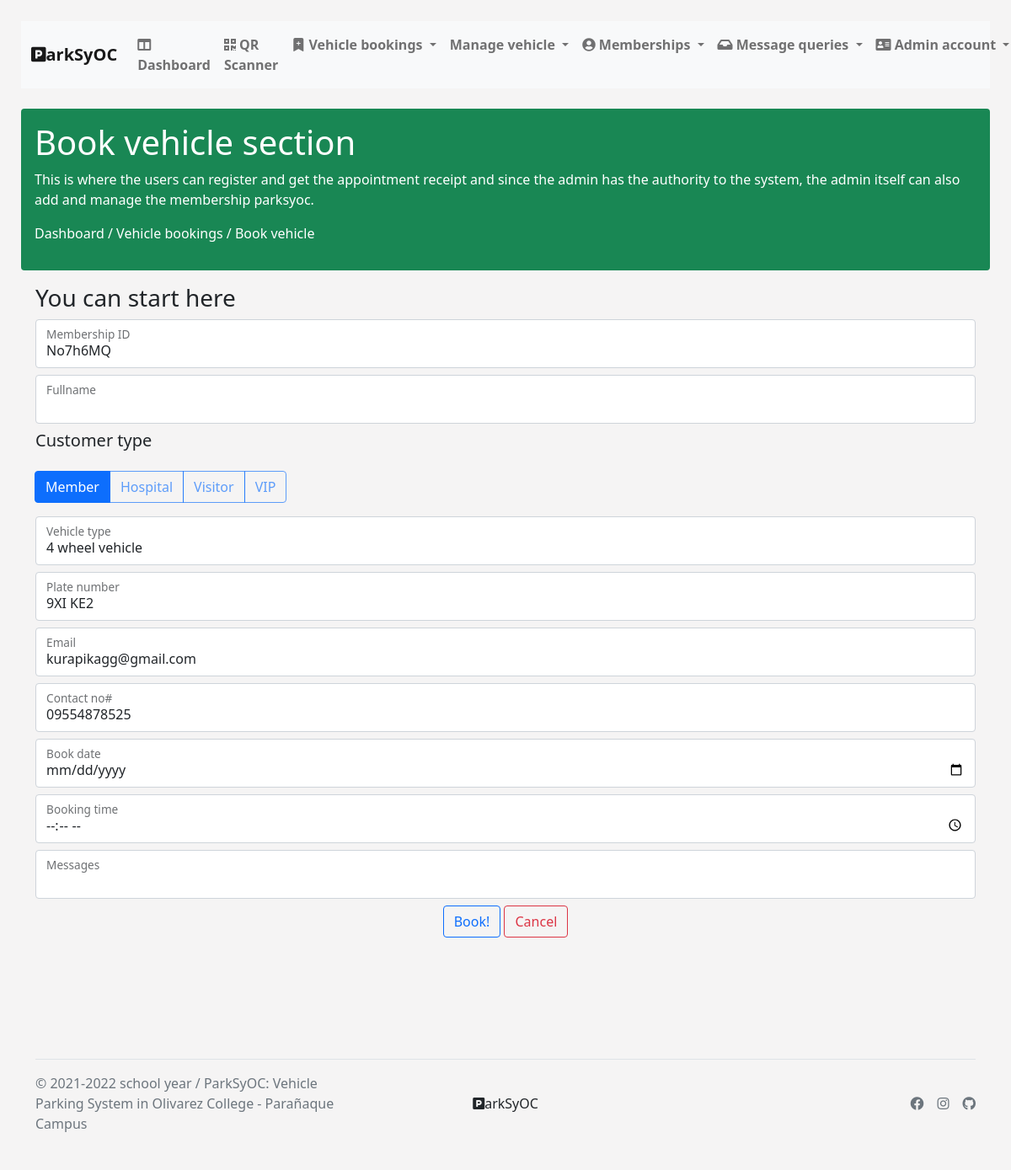
Page /bookVehicle.php?membershipId=No7h6MQ on the committed database.
### tables this page shows
CREATE TABLE `membership` (
  `id` int(11) NOT NULL,
  `mmbrshp_id` varchar(255) NOT NULL,
  `identification` varchar(2048) NOT NULL,
  `fname` varchar(255) NOT NULL,
  `image` varchar(2048) NOT NULL,
  `vhcl_type` varchar(255) NOT NULL,
  `orcr` varchar(2048) NOT NULL,
  `drivers_license` varchar(2048) NOT NULL,
  `id_employment` varchar(2048) NOT NULL,
  `address` varchar(255) NOT NULL,
  `vehicle_brand` varchar(255) NOT NULL,
  `vehicle_model` varchar(255) NOT NULL,
  `chassis_no` varchar(255) NOT NULL,
  `email` varchar(255) NOT NULL,
  `plt_no` varchar(255) NOT NULL,
  `cntct_no` varchar(255) NOT NULL,
  `appntmnt_stts` varchar(255) NOT NULL,
  `sticker` varchar(255) NOT NULL,
  `mmbrshp_date` date NOT NULL,
  `appntmnt_date` date NOT NULL,
  `messages` varchar(255) NOT NULL,
  `mmbr_stts` varchar(255) NOT NULL,
  `remarks` varchar(500) NOT NULL,
  `expiration_date` date NOT NULL
);

### bookVehicle.php (the view, shortened to what this page needs)
<?php
require_once './db/pdo.php';
$statement2 = $pdo->prepare("SELECT * FROM membership WHERE mmbrshp_id = :mmbrshp_id");
$statement2->execute(array(
  ':mmbrshp_id' => $_GET['membershipId']
));
$rows2 = $statement2->fetch(PDO::FETCH_ASSOC);
$mmbrshp_id = htmlentities($rows2['mmbrshp_id']);
$vhcl_type = htmlentities($rows2['vhcl_type']);
$plt_no = htmlentities($rows2['plt_no']);
$email = htmlentities($rows2['email']);
$cntct_no = htmlentities($rows2['cntct_no']);
$fname = '';
?>
<!DOCTYPE html>
<html lang="en">
<head>
  <link rel="stylesheet" href="https://use.fontawesome.com/releases/v5.15.4/css/all.css">
  <link href="https://cdn.jsdelivr.net/npm/bootstrap@5.1.3/dist/css/bootstrap.min.css" rel="stylesheet">
  <link rel="stylesheet" href="https://cdn.jsdelivr.net/npm/bootstrap-icons@1.7.2/font/bootstrap-icons.css">
  <link rel="stylesheet" href="./public/styles.css">
</head>
<body>
  <?php include_once "./views/nav.php"; ?>
  <div class="mt-4 p-3 bg-success text-white rounded">
    <h1>Book vehicle section</h1>
    <p>This is where the users can register and get the appointment receipt and since the admin has the authority to the system, the admin itself can also add and manage the membership parksyoc.</p>
    <p>Dashboard / Vehicle bookings / Book vehicle</p>
  </div>
  <section class="member-forms">
    <div class="container mt-3">
      <h3>You can start here</h3>
      <form action="" method="POST">
        <div class="form-floating mb-2">
          <input type="text" class="form-control" id="floatingPassword"
          value="<?= $mmbrshp_id ?>" name="member_id">
          <label for="floatingPassword">Membership ID</label>
        </div>
        <div class="form-floating mb-2">
          <input type="text" class="form-control" id="floatingPassword" name="fname"
          value="<?= $fname ?>" required>
          <label for="floatingPassword">Fullname</label>
        </div>
        <div class="radio-button">
          <h5>Customer type</h5>
          <div class="row">
            <div class="col-8 mb-3">
              <div class="btn-group" role="group" aria-label="Basic radio toggle button group">
                <label class="btn btn-outline-primary" for="cstmr1">Member</label>
                <label class="btn btn-outline-primary" for="cstmr2">Hospital</label>
                <label class="btn btn-outline-primary" for="cstmr3">Visitor</label>
                <label class="btn btn-outline-primary" for="cstmr4">VIP</label>
              </div>
            </div>
          </div>
        </div>
        <div class="form-floating mb-2">
          <input type="text" class="form-control" id="floatingPassword" name="vhcl_type"
          value="<?= $vhcl_type ?>" required>
          <label for="floatingPassword">Vehicle type</label>
        </div>
        <div class="form-floating mb-2">
          <input type="text" class="form-control" id="floatingPassword" name="plt_no" value="<?= $plt_no ?>">
          <label for="floatingPassword">Plate number</label>
        </div>
        <div class="form-floating mb-2">
          <input type="email" class="form-control" id="floatingPassword" name="email_user" value="<?= $email ?>" required>
          <label for="floatingPassword">Email</label>
        </div>
        <div class="form-floating mb-2">
          <input type="text" class="form-control" id="floatingPassword" name="cntct_no" value="<?= $cntct_no ?>">
          <label for="floatingPassword">Contact no#</label>
        </div>
        <div class="form-floating mb-2">
          <input type="date" name="booking_date" id="dateControl" class="form-control" autocomplete="off" required>
          <label for="">Book date</label>
        </div>
        <div class="form-floating mb-2">
          <input type="time" class="form-control" id="timepicker1" name="booking_time" required>
          <label for="floatingPassword">Booking time</label>
        </div>
        <div class="form-floating mb-2">
          <input type="text" class="form-control" id="floatingPassword" name="messages" value="">
          <label for="floatingPassword">Messages</label>
        </div>
        <div class="container text-center">
          <button type="submit" name="book" class="btn btn-outline-primary">Book!</button>
          <a href="" class="btn btn-outline-danger">Cancel</a>
        </div>
      </form>
    </div>
  </section>
  <br>
  <br>
  <br>
  <br>
  <br>
  <?php include_once "./views/footer.php"; ?>
</body>
</html>

### public/styles.css (style rules this page uses)
:root { --body-bg: rgb(204, 204, 204); --white: #ffff; --darkWhite: #ccc; --black: #0000; --dark: #615c60; --themeColor: #22b8d1; --pageShadow: 0 0 0 .5cm rgba(0, 0, 0, 0.5); }
body { padding: 10px; margin: 15px; background-color: rgb(245, 244, 244); }

### rows in the picture
membership: member_id "No7h6MQ", vhcl_type "4 wheel vehicle", plt_no "9XI KE2", email_user "kurapikagg@gmail.com", cntct_no "09554878525"
